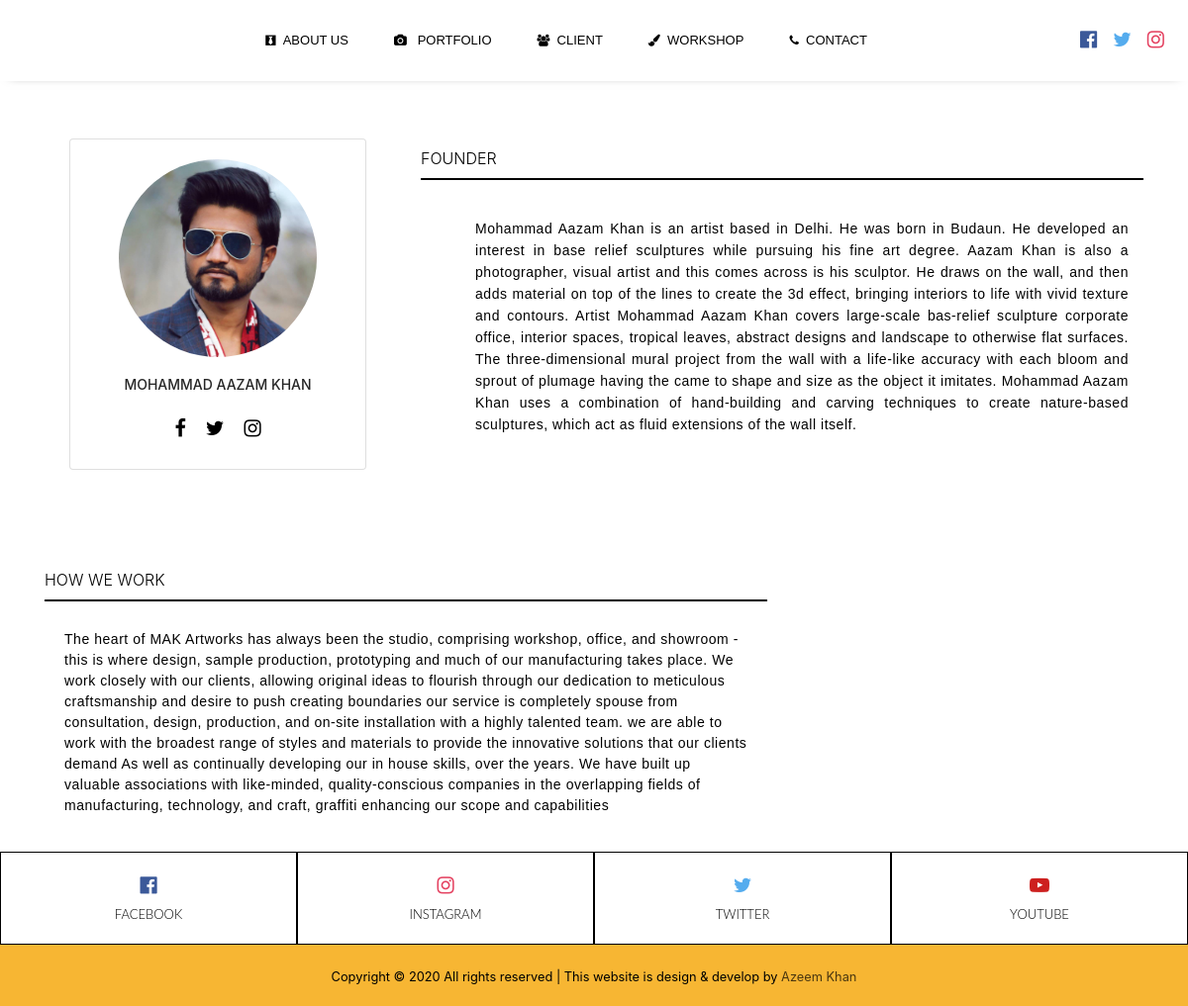
The page /about/ on the database its author committed.
### cms/models.py (models this page shows, shortened)
class Customize(models.Model):
    custom_id = models.AutoField
    founder_message = models.CharField(max_length=10000, null=True, blank=True)
    how_we_work = models.CharField(max_length=10000, null=True, blank=True)

### art/views.py (the view)
# urls.py: path('about/', views.about, name="about"),
def about(request):
    main_info = Customize.objects.all()
    return render(request, 'art/about.html', {'main_info': main_info})

### art/templates/art/about.html (shortened to what this page needs)
{% extends 'art/base.html' %}
{% block content %}
{% load static %}
<div id="page-about">
<div class="container" id="message">
    <div class="row">
        <div class="col-md-4 founder_image">
            <div class="card">
                <div class="box">
                    <div class="img">
                        <img src="{% static 'art/images/aazam.jpg' %}" alt="" width="auto" height="200px">
                    </div>
                    <h2>Mohammad Aazam Khan</h2>
                    <span>
                        <ul>
                            <li><a href="https://www.facebook.com/mohammad.aazamkhan.7" target="_blank"><i class="fa fa-facebook"
                                        aria-hidden="true"></i></a></li>
                            <li><a href="https://www.twitter.com/ArtworksMak" target="_blank"><i class="fa fa-twitter"
                                        aria-hidden="true"></i></a></li>
                            <li><a href="https://www.instagram.com/makartworks" target="_blank"><i class="fa fa-instagram"
                                        aria-hidden="true"></i></a></li>
                        </ul>
                    </span>
                </div>
            </div>
        </div>
        <div class="col-md-8 founder_content">
            <h1 class="text-left"> founder</h1>
            <p>
                {% for content in main_info %}
                {{content.founder_message}}
                {% endfor %}
            </p>
        </div>
    </div>
</div>
<div class="container" id="how-we-work">
    <div class="row">
        <div class="col-md-8" id="about_content">
            <h1> How We work</h1>
            <p>
                {% for content in main_info %}
                    {{content.how_we_work}}
                {% endfor %}
            </p>
        </div>
        <div class="col-md-4 how_we_work_img">
        </div>
    </div>
</div>
{% endblock %}

### art/templates/art/base.html (shortened to what this page needs)
{% load static %}
<!DOCTYPE html>
<html lang="en">
<head>
    <link href="{% static 'art/css/style.css' %}" rel="stylesheet" type="text/css">
    <link href="https://maxcdn.bootstrapcdn.com/bootstrap/4.1.1/css/bootstrap.min.css" rel="stylesheet" id="bootstrap-css">
    <link rel="stylesheet" href="https://cdnjs.cloudflare.com/ajax/libs/magnific-popup.js/1.1.0/magnific-popup.css" />
    <link rel="stylesheet" href="https://stackpath.bootstrapcdn.com/font-awesome/4.7.0/css/font-awesome.min.css">
</head>
<body>
    <div id="wrapper">
                {% include "art/includes/header.html" %}
            <div id="content">
                {% block content %}
                {% endblock %}
            </div>
        {% include "art/includes/footer.html" %}
    </div>
</body>
</html>

### art/templates/art/includes/header.html (shortened to what this page needs)
{% load static %}
<div id="header">
    <nav class="navbar navbar-light fixed-top  navbar-expand-md navbar-no-bg">
            <div class="brand-logo">
            </div>
            <div class="collapse navbar-collapse" id="navbarNav">
                <ul class="navbar-nav mx-auto">
                    <li class="nav-item">
                        <a class="nav-link scroll-link" href="{% url 'about' %}">
                            <i class="fa fa-black-tie" aria-hidden="true"></i> &nbsp;About us</a>
                    </li>
                    <li class="nav-item">
                        <a class="nav-link scroll-link" href="{% url 'portfolio' %}"><i class="fa fa-camera" aria-hidden="true"></i> &nbsp; portfolio</a>
                    </li>
                    <li class="nav-item">
                        <a class="nav-link scroll-link" href="{% url 'client' %}"><i class="fa fa-users" aria-hidden="true"></i> &nbsp;Client</a>
                    </li>
                    <li class="nav-item">
                        <a class="nav-link scroll-link" href="#section-3"><i class="fa fa-paint-brush" aria-hidden="true"></i> &nbsp;Workshop</a>
                    </li>
                    <li class="nav-item">
                        <a class="nav-link scroll-link" href="{% url 'contact' %}"><i class="fa fa-phone" aria-hidden="true"></i> &nbsp;contact</a>
                    </li>
                </ul>
            </div>
        <div class="social-icon ">
            <ul class="navbar-nav mr-auto nav-flex-icons">
                <li class="nav-item">
                    <a class="nav-link waves-effect waves-light" href="https://www.facebook.com/makartworks.2020">
                        <i style="color: #3b5999;" class="fa fa-facebook-official" aria-hidden="true"></i>
                    </a>
                </li>
                <li class="nav-item">
                    <a class="nav-link waves-effect waves-light" href="https://www.twitter.com/ArtworksMak">
                        <i style="color:#55acee;" class="fa fa-twitter"></i>
                    </a>
                </li>
                <li class="nav-item">
                    <a class="nav-link waves-effect waves-light" href="https://www.instagram.com/makartworks">
                        <i style="color:#e4405f;" class="fa fa-instagram"></i>
                    </a>
                </li>
            </ul>
        </div>
    </nav>

### art/templates/art/includes/footer.html (shortened to what this page needs)
<footer>
    <div class="row no-gutters social-container">
        <div class="col"><a class="social-inner" href="https://www.facebook.com/makartworks.2020"><i style="color: #3b5999;" class="fa fa-facebook-official" aria-hidden="true"></i>
<span> <br> Facebook</span></a></div>
        <div class="col"><a class="social-inner" href="https://www.instagram.com/makartworks"><i style="color:#e4405f;" class="fa fa-instagram"></i>
<span> <br>  instagram</span></a></div>
        <div class="col"><a class="social-inner" href="https://www.twitter.com/ArtworksMak"><i style="color:#55acee;" class="fa fa-twitter"></i>
<span> <br> twitter</span></a></div>
        <div class="col"><a class="social-inner" href="#"><i style="color:#cd201f;" class="fa fa-youtube-play"></i>
<span> <br>Youtube</span></a></div>
    </div>
    <div class="copy">
        <div class="container">
            <div class="row">
                <div class="col-md-12 text-center">
                    <p>
                        <small class="block">
                            Copyright ©
                            <script>document.write(new Date().getFullYear());</script> All rights reserved |
                            This website is design & develop by <a href="https://fb.com/azeemkhanreal"
                                target="_blank">Azeem Khan</a>
                        </small>
                    </p>
                </div>
            </div>
        </div>
    </div>
</footer>

### art/static/art/css/style.css (style rules this page uses)
.fa { font-size: 20px !important; color: black; }
.scroll-link .fa { font-size: 12px !important; }
.navbar { box-shadow: 0 4px 10px -10px rgba(0,0,0,.6); background: #444; -o-transition: all .6s; -moz-transition: all .6s; -webkit-transition: all .6s; -ms-transition: all .6s; transition: all .6s; backface-visibility: hidden; }
.navbar.navbar-no-bg { background: white; }
.navbar-expand-md .navbar-nav .nav-link { padding-left: 1rem; padding-right: 1rem; }
.nav-item a { text-transform: uppercase; font-size: 13px; color: black !important; font-family: 'Sen', sans-serif; }
#navbarNav li { padding:15px }
.brand-logo { padding-top: 0px; padding-left: 45px; }
#page-about { margin-top: 140px; }
.card { margin: 0 auto; width:300px; background:#fff; border-radius:10px; transition:0.5s; border: 3px solid rgb(255, 220, 0); z-index: 1; }
.card .box { text-align:center; padding:20px; box-sizing:border-box; width:100%; }
.card .box .img { background-image: url("../../images/mobile/founder_pic.jpg"); width:200px; height:200px; margin:0 auto; border-radius:50%; overflow:hidden; }
.card .box .img img { width:100%; height:100%; }
.card .box h2 { font-size:14px; color:#262626; margin:20px auto; text-transform: uppercase; }
.card .box span { display:inline-flex; }
.card .box ul { margin:0; padding:0; }
.card .box ul li { list-style:none; float:left; }
.card .box ul li a { display:block; color:#aaa; margin:0 10px; font-size:20px; transition:0.5s; text-align:center; }
#message h1 { font-size: 1rem; color: black; line-height: 40px; font-weight: 300; border-bottom: 2px solid black; text-transform: uppercase; }
#message p { line-height: 22px; letter-spacing: .54px; padding: 30px 15px; color:black !important; font-size: 14px; margin-left: 40px; text-align: justify; font-family: 'Raleway', sans-serif; }
#how-we-work { padding-top: 80px; }
#how-we-work h1 { font-size: 1rem; color: black; line-height: 40px; font-weight: 300; border-bottom: 2px solid black; text-transform: uppercase; }
#how-we-work p { letter-spacing: .54px; font-family: 'Raleway', sans-serif; padding: 5px 5px; color:black; font-size: 14px; padding:20px; }
.how_we_work_img { margin: 0 auto; text-align: center; padding-bottom: 40px; }
footer .col { border: 1px solid black; }
footer .social-inner { display: flex; flex-direction: column; align-items: center; width: 100%; padding: 23px; font: 350 13px/1 "Lato", -apple-system, BlinkMacSystemFont, "Segoe UI", Roboto, "Helvetica Neue", Arial, sans-serif; text-transform: uppercase; color: black; }
footer .social-container .col { border: 1px solid black(255, 255, 255, 0.1); }
footer .social-container a { text-decoration: none; }
footer .copy { background: #F7B633; padding: 1.2em 0; }
footer .copy p { margin-bottom: 0; color: #000; }
footer .copy p small a { color: rgba(0, 0, 0, 0.7); }

### rows shown on the page
Customize: founder_message "Mohammad Aazam Khan is an artist based in Delhi. He was born in Budaun. He developed an interest in base relief sculptures while pursuing his fine art degree. Aazam Khan is also a photographer, visual artist and this comes across is his sculptor. He draws on the wall, and then adds material on top of the lines to create the 3d effect, bringing interiors to life with vivid texture and contours. Artist Mohammad Aazam Khan covers large-scale bas-relief sculpture corporate office, interior spaces, tropical leaves, abstract designs and landscape to otherwise flat surfaces. The three-dimensional mural project from the wall with a life-like accuracy with each bloom and sprout of plumage having the…", how_we_work "The heart of MAK Artworks has always been the studio, comprising workshop, office, and showroom - this is where design, sample production, prototyping and much of our manufacturing takes place. We work closely with our clients, allowing original ideas to flourish through our dedication to meticulous craftsmanship and desire to push creating boundaries our service is completely spouse from consultation, design, production, and on-site installation with a highly talented team. we are able to work with the broadest range of styles and materials to provide the innovative solutions that our clients demand As well as continually developing our in house skills, over the years. We have built up…"
